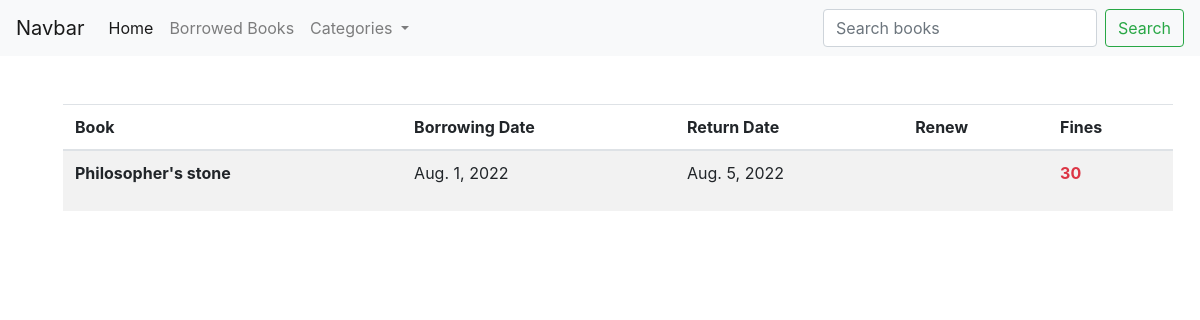
Page /borrowed_books/1 on the committed database.
### booksTransaction/models.py (models this page shows, shortened)
class Borrowing(models.Model):
    book=models.ForeignKey(Book,on_delete=models.CASCADE)
    user=models.ForeignKey(User,on_delete=models.CASCADE)
    borrow_date=models.DateField(default=datetime.datetime.now())
    return_date=models.DateField(blank=True, null=True)
    renew_borrowing=models.BooleanField(default=False)
    fines=models.IntegerField(default=0)

### books/models.py (models this page shows, shortened)
class Book(models.Model):
    book_title=models.CharField('book_title',max_length=120)
    description=models.TextField('description',null=True)
    author_name=models.CharField('author_name',max_length=120)
    number_of_pages=models.IntegerField('number_of_pages')
    number_of_copies=models.IntegerField('number_of_copies')
    publication_year=models.IntegerField('publication_year')
    lang_id=models.ForeignKey(Language,on_delete=models.CASCADE)
    cat_id=models.ForeignKey(Category,on_delete=models.CASCADE)
    book_img=models.ImageField(null=True,blank=True,upload_to="assets/")

### booksTransaction/views.py (the view)
# urls.py: path('borrowed_books/<user_id>',booksTrans_view.borrowed_books,name="borrowed_books"),
def borrowed_books(request,user_id):
    member=User.objects.get(pk=user_id)
    borrowed_books=Borrowing.objects.filter(user=member)
    return render(request,"borrowed.html",{'books':borrowed_books,'cats':cats})

### books/models.py (called while the page is built)
    def __str__(self):
        return self.name

### booksTransaction/templates/borrowed.html (shortened to what this page needs)
{% extends 'base.html' %}
{% block content %}
<table class="table table-striped">
    <thead>
      <tr>
        <th scope="col">Book</th>
        <th scope="col">Borrowing Date</th>
        <th scope="col">Return Date</th>
        <th scope="col">Renew</th>
        <th scope="col">Fines</th>
      </tr>
    </thead>
    <tbody>
        {% for book in books %}
            <tr>
                <th scope="row">{{book.book.book_title}}</th>
                <td>{{book.borrow_date}}</td>
                <td>{{book.return_date}}</td>
                <td>
                </td>
                <td>
                    {% if book.fines > 0 %}
                        <p class="font-weight-bold text-danger">{{book.fines}}</p>
                    {% endif %}
                </td>
            </tr>
        {% endfor %}
    </tbody>
  </table>
{% endblock %}

### rows in the picture
Borrowing: book.book_title "Philosopher's stone", borrow_date "Aug. 1, 2022", return_date "Aug. 5, 2022", fines "30"
